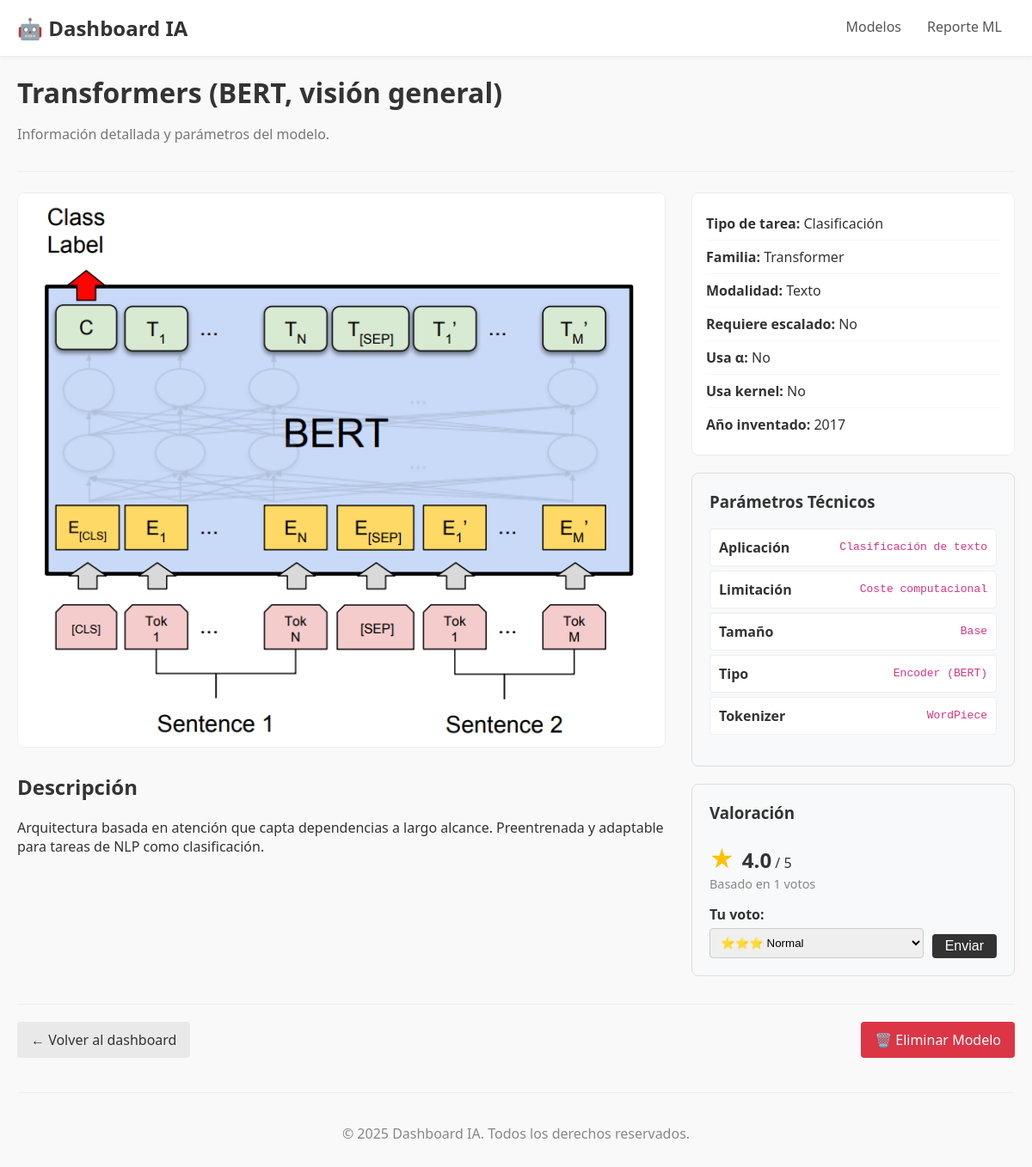
The page /modelos/10/ on the database its author committed.
### appmodelosIA/models.py (models this page shows, shortened)
class Modelo(models.Model):
    nombre = models.CharField(max_length=100, unique=True)
    descripcion = models.TextField()
    imagen_dashboard = models.ImageField(upload_to="dashboard_images/")
    fecha_creacion = models.DateTimeField(auto_now_add=True)
    tipo_tarea = models.CharField(max_length=25, choices=TIPO_TAREA_CHOICES)
    familia = models.CharField(max_length=20, choices=FAMILIA_CHOICES)
    modalidad = models.CharField(max_length=15, choices=MODALIDAD_CHOICES, default="tabular")
    requiere_escalado = models.BooleanField(default=False)
    usa_alpha = models.BooleanField(default=False)
    usa_kernel = models.BooleanField(default=False)
    anio_inventado = models.PositiveSmallIntegerField(null=True, blank=True, db_index=True)
    dataset = models.ForeignKey(Dataset, on_delete=models.SET_NULL, null=True, blank=True, related_name="modelos")
    rating_promedio = models.FloatField(default=0.0)
    cantidad_votos = models.IntegerField(default=0)

class Parametro(models.Model):
    modelo = models.ForeignKey(Modelo, on_delete=models.CASCADE, related_name="parametros")
    nombre = models.CharField(max_length=100)
    valor = models.CharField(max_length=200)
    class Meta:
        unique_together = ("modelo", "nombre")
        ordering = ["nombre"]

### appmodelosIA/views.py (the view)
# urls.py: path('modelos/<int:modelo_id>/', views.show_modelo, name='modelo_detail'),
def show_modelo(request, modelo_id: int):
    modelo_obj = get_object_or_404(Modelo.objects.prefetch_related('parametros'), pk=modelo_id)
    print(f"\n[LOG] Viendo detalles del modelo: {modelo_obj.nombre}")
    return render(request, 'modelo_detail.html', {'modelo': modelo_obj})

### appmodelosIA/templates/modelo_detail.html (shortened to what this page needs)
{% extends "base.html" %}
{% load static %}
{% block header %}
  <h1>{{ modelo.nombre }}</h1>
  <p class="muted">Información detallada y parámetros del modelo.</p>
{% endblock %}
{% block content %}
<div class="detail-layout">
  <div class="detail-main">
    {% if modelo.imagen_dashboard %}
      <img class="detail-image" src="{{ modelo.imagen_dashboard.url }}" alt="Ilustración de {{ modelo.nombre }}">
    {% endif %}
    <h2>Descripción</h2>
    <p>{{ modelo.descripcion|linebreaks }}</p>
  </div>
  <div class="detail-sidebar">
    <ul class="info-list">
      <li><strong>Tipo de tarea:</strong> {{ modelo.get_tipo_tarea_display }}</li>
      <li><strong>Familia:</strong> {{ modelo.get_familia_display }}</li>
      <li><strong>Modalidad:</strong> {{ modelo.get_modalidad_display }}</li>
      <li><strong>Requiere escalado:</strong> {{ modelo.requiere_escalado|yesno:"Sí,No" }}</li>
      <li><strong>Usa α:</strong> {{ modelo.usa_alpha|yesno:"Sí,No" }}</li>
      <li><strong>Usa kernel:</strong> {{ modelo.usa_kernel|yesno:"Sí,No" }}</li>
      {% if modelo.anio_inventado %}
        <li><strong>Año inventado:</strong> {{ modelo.anio_inventado }}</li>
      {% endif %}
    </ul>
    <div class="sidebar-section">
        <h3>Parámetros Técnicos</h3>
        {% if modelo.parametros.all %}
            <ul class="param-list">
                {% for param in modelo.parametros.all %}
                    <li class="param-item">
                        <strong>{{ param.nombre }}</strong>
                        <span class="param-value">{{ param.valor }}</span>
                    </li>
                {% endfor %}
            </ul>
        {% else %}
            <p class="no-params-message">No hay parámetros definidos.</p>
        {% endif %}
    </div>
    <div id="valoracion-container" class="sidebar-section">
        {% include 'valoracion.html' %}
    </div>
  </div>
</div>
<div class="detail-footer-actions">
  <a class="btn btn-light" href="{% url 'modelo' %}">← Volver al dashboard</a>
  <a href="{% url 'borrar_modelo' modelo.id %}" class="btn btn-danger">
    🗑️ Eliminar Modelo
  </a>
</div>
{% endblock %}

### appmodelosIA/templates/valoracion.html (shortened to what this page needs)
<h3>Valoración</h3>
<div class="rating-header">
    <span class="rating-score">★</span>
    <span class="rating-value">{{ modelo.rating_promedio|floatformat:1 }}</span>
    <span>/ 5</span>
    <p class="rating-subtext">Basado en {{ modelo.cantidad_votos }} votos</p>
</div>
<form id="form-votar" class="vote-form" action="{% url 'votar_modelo' modelo.id %}" method="POST">
    <label for="puntuacion"><strong>Tu voto:</strong></label>
    <div class="vote-controls">
        <select name="puntuacion" id="puntuacion">
            <option value="3" selected>⭐⭐⭐ Normal</option>
        </select>
        <button type="submit" class="btn btn-vote">Enviar</button>
    </div>
</form>

### appmodelosIA/static/css/style.css (style rules this page uses)
body { font-family: system-ui, sans-serif; margin: 0; background-color: #f9f9f9; color: #333; }
header h1 { margin: 0; }
.muted { color: #777; font-size: 1rem; }
.btn { display: inline-block; padding: 10px 16px; border: none; border-radius: 4px; text-decoration: none; text-align: center; cursor: pointer; margin-top: auto; font-size: 1em; background-color: #333; color: #ffffff; transition: background-color 0.2s ease; }
.btn-light { background-color: #e9e9e9; color: #333; }
.btn-danger { background-color: #dc3545; color: white; }
.detail-layout { display: grid; grid-template-columns: 2fr 1fr; gap: 32px; }
.detail-image { width: 100%; border-radius: 8px; border: 1px solid #eee; }
.detail-main h2 { margin-top: 24px; }
.info-list { list-style: none; padding: 16px; margin: 0; background-color: #fff; border: 1px solid #eee; border-radius: 8px; }
.info-list li { padding: 8px 0; border-bottom: 1px solid #f5f5f5; }
.info-list li:last-child { border-bottom: none; }
.sidebar-section { background: #f8f9fa; padding: 20px; border-radius: 8px; border: 1px solid #ddd; margin-top: 20px; }
.sidebar-section h3 { margin-top: 0; }
.param-list { list-style-type: none; padding: 0; }
.param-item { background: #fff; border: 1px solid #eee; margin-bottom: 5px; padding: 10px; border-radius: 4px; display: flex; justify-content: space-between; align-items: center; }
.param-item .param-value { font-family: monospace; color: #d63384; }
.detail-footer-actions { margin-top: 32px; display: flex; justify-content: space-between; align-items: center; border-top: 1px solid #eee; padding-top: 20px; }
.rating-header { margin-bottom: 15px; }
.rating-score { font-size: 2em; color: #ffc107; margin-right: 5px; }
.rating-value { font-size: 1.5em; font-weight: bold; }
.rating-subtext { margin: 0; color: #888; font-size: 0.9em; }
.vote-form label { display: block; margin-bottom: 5px; }
.vote-controls { display: flex; gap: 10px; width: 100%; }
.vote-controls select { flex-grow: 1; padding: 8px; border: 1px solid #ccc; border-radius: 4px; }
.vote-controls .btn-vote { padding: 5px 15px; }

### rows shown on the page
Modelo: nombre "Transformers (BERT, visión general)", imagen_dashboard (picture), descripcion "Arquitectura basada en atención que capta dependencias a largo alcance. Preentrenada y adaptable para tareas de NLP como clasificación.", tipo_tarea "Clasificación", familia "Transformer", modalidad "Texto", requiere_escalado "No", usa_alpha "No", usa_kernel "No", anio_inventado "2017", rating_promedio "4.0", cantidad_votos "1"
Parametro: nombre "Aplicación", valor "Clasificación de texto"
Parametro: nombre "Limitación", valor "Coste computacional"
Parametro: nombre "Tamaño", valor "Base"
Parametro: nombre "Tipo", valor "Encoder (BERT)"
Parametro: nombre "Tokenizer", valor "WordPiece"
